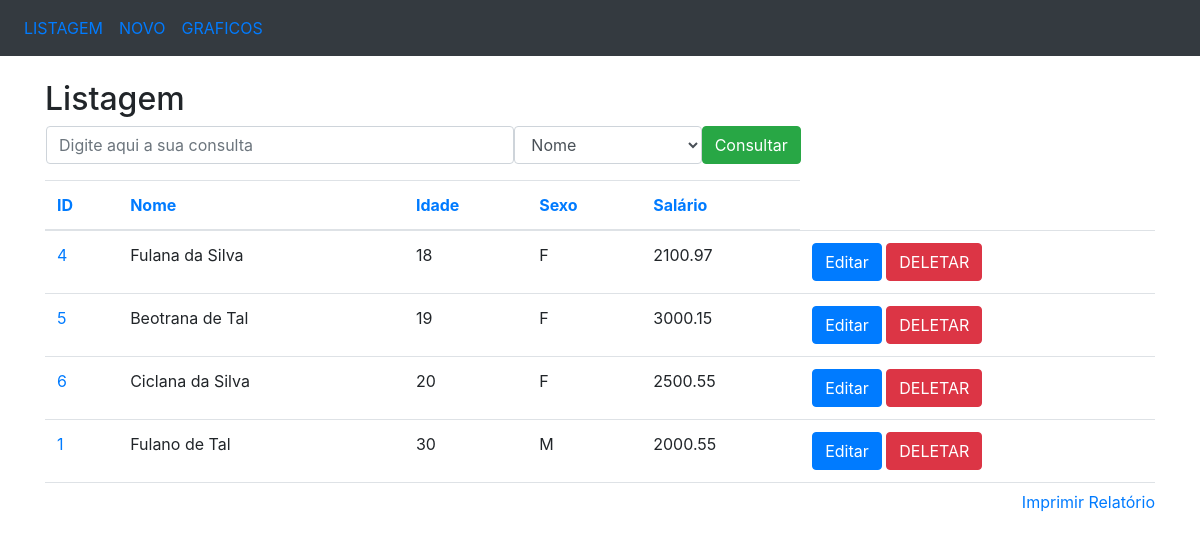
/ordenacao/idade/id, run on the app's committed database.
### app/models/tables.py (models this page shows, shortened)
class Pessoa(db.Model): # será convertida em tabel
	__tablename__ = 'pessoas'
	id = db.Column(db.Integer, primary_key=True)
	nome = db.Column(db.String(50), nullable=False) # p que seja item obrigatorio
	idade = db.Column(db.Integer)
	sexo = db.Column(db.String(1)) # p M ou F
	salario = db.Column(db.Float)  # p receber centavos

### app/controllers/default.py (the view)
@app.route('/ordenacao/<campo>/<ordem_anterior>')
def ordenacao(campo='id', ordem_anterior=''):
	if campo == 'id':
		if ordem_anterior == campo:
			pessoas = Pessoa.query.order_by(Pessoa.id.desc()).all()
		else:
			pessoas = Pessoa.query.order_by(Pessoa.id).all()
	elif campo == 'nome':
		if ordem_anterior == campo:
			pessoas = Pessoa.query.order_by(Pessoa.nome.desc()).all()
		else:
			pessoas = Pessoa.query.order_by(Pessoa.nome).all()
	elif campo == 'idade':
		if ordem_anterior == campo:
			pessoas = Pessoa.query.order_by(Pessoa.idade.desc()).all()
		else:
			pessoas = Pessoa.query.order_by(Pessoa.idade).all()
	elif campo == 'sexo':
		if ordem_anterior == campo:
			pessoas = Pessoa.query.order_by(Pessoa.sexo.desc()).all()
		else:
			pessoas = Pessoa.query.order_by(Pessoa.sexo).all()
	elif campo == 'salario':
		if ordem_anterior == campo:
			pessoas = Pessoa.query.order_by(Pessoa.salario.desc()).all()
		else:
			pessoas = Pessoa.query.order_by(Pessoa.salario).all()
	else:
		pessoas = Pessoa.query.order_by(Pessoa.id).all()
	return render_template('listagem.html', pessoas=pessoas, ordem=campo)

### app/templates/listagem.html (shortened to what this page needs)
<!DOCTYPE html>
<html>
<head>
	<link rel="stylesheet" href="https://maxcdn.bootstrapcdn.com/bootstrap/4.3.1/css/bootstrap.min.css">
</head>
<body>
	<nav class="navbar navbar-expand-sm bg-dark">
		<ul class="navbar-nav">
			<li class="nav-item">
				<a class="nav-link" href="/listagem">LISTAGEM</a>
			</li>
			<li class="nav-item">
				<a class="nav-link" href="/insercao">NOVO</a>
			</li>
			<li class="nav-item">
				<a class="nav-link" href="/graficos">GRAFICOS</a>
			</li>
		</ul>
	</nav>
	<br>
	<div class="container">
		<h2>Listagem</h2>
		<form action="/consulta" method="POST" name="frm_consulta" class="ml-3">
			<div class="form-group">
				<div class="row">
					<input type="text" class="form-control col-md-5" name="consulta"
					placeholder="Digite aqui a sua consulta">
					<select class="form-control col-md-2" name="campo">
						<option value="nome">Nome</option>
					</select>
					<button type="submit" class="btn btn-success">Consultar</button>
				</div>
			</div>
		</form>
		<div style="overflow: scroll; height: 310px; width: 100%;" align="center">
			<table class="table">
				<thead>
					<tr>
						<th><a href="/ordenacao/id/{{ordem}}">ID</a></th>
						<th><a href="/ordenacao/nome/{{ordem}}">Nome</a></th>
						<th><a href="/ordenacao/idade/{{ordem}}">Idade</a></th>
						<th><a href="/ordenacao/sexo/{{ordem}}">Sexo</a></th>
						<th><a href="/ordenacao/salario/{{ordem}}">Salário</a></th>
					</tr>
				</thead>
				<tbody>
					{% for pessoa in pessoas %}
						<tr>
							<td nowrap="true">
								<a href="/selecao/{{pessoa.id}}">{{pessoa.id}}</a>
							</td>
							<td nowrap="true">{{pessoa.nome}}</td>
							<td nowrap="true">{{pessoa.idade}}</td>
							<td nowrap="true">{{pessoa.sexo}}</td>
							<td nowrap="true">{{pessoa.salario}}</td>
							<td>
								<a href="/edicao/{{pessoa.id}}"
								class="btn btn-primary" role="button">
									Editar
								</a>
								<a href="/delecao/{{pessoa.id}}"
								class="btn btn-danger" role="button">
									DELETAR
								</a>
							</td>
						</tr>
					{% endfor %}
				</tbody>
			</table>
		</div>
		<a href="#" style="float: right;" onclick="relatorio()">Imprimir Relatório</a>
	</div>
</body>
</html>

### data on the page
Pessoa: id "4", nome "Fulana da Silva", idade "18", sexo "F", salario "2100.97"
Pessoa: id "5", nome "Beotrana de Tal", idade "19", sexo "F", salario "3000.15"
Pessoa: id "6", nome "Ciclana da Silva", idade "20", sexo "F", salario "2500.55"
Pessoa: id "1", nome "Fulano de Tal", idade "30", sexo "M", salario "2000.55"
